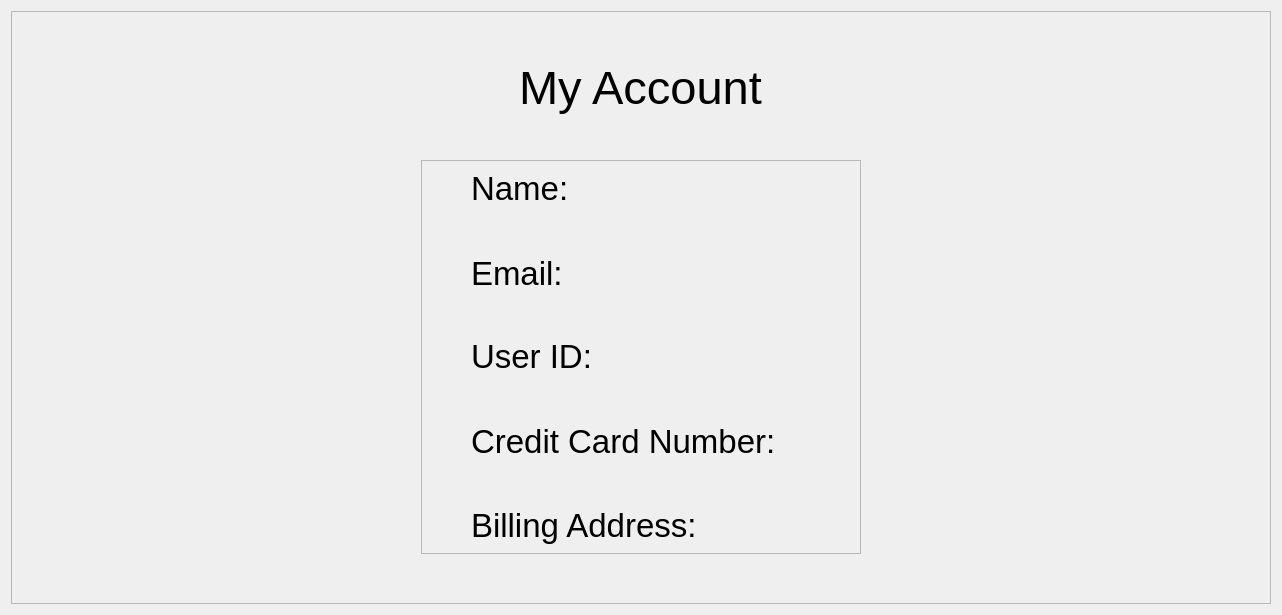
          <widget class="QWidget" name="myAccountPage">
           <layout class="QVBoxLayout" name="verticalLayout_25">
            <item>
             <widget class="QFrame" name="frame_49">
              <property name="styleSheet">
               <string notr="true">font-size: 20pt;</string>
              </property>
              <property name="frameShape">
               <enum>QFrame::StyledPanel</enum>
              </property>
              <property name="frameShadow">
               <enum>QFrame::Raised</enum>
              </property>
              <layout class="QGridLayout" name="gridLayout_59">
               <item row="1" column="1" alignment="Qt::AlignHCenter">
                <widget class="QLabel" name="myAccountTitle">
                 <property name="sizePolicy">
                  <sizepolicy hsizetype="MinimumExpanding" vsizetype="Maximum">
                   <horstretch>0</horstretch>
                   <verstretch>0</verstretch>
                  </sizepolicy>
                 </property>
                 <property name="styleSheet">
                  <string notr="true">font-size: 35pt;</string>
                 </property>
                 <property name="text">
                  <string>My Account</string>
                 </property>
                </widget>
               </item>
               <item row="3" column="0">
                <spacer name="horizontalSpacer_13">
                 <property name="orientation">
                  <enum>Qt::Horizontal</enum>
                 </property>
                 <property name="sizeType">
                  <enum>QSizePolicy::Maximum</enum>
                 </property>
                 <property name="sizeHint" stdset="0">
                  <size>
                   <width>400</width>
                   <height>20</height>
                  </size>
                 </property>
                </spacer>
               </item>
               <item row="2" column="1">
                <spacer name="verticalSpacer_8">
                 <property name="orientation">
                  <enum>Qt::Vertical</enum>
                 </property>
                 <property name="sizeHint" stdset="0">
                  <size>
                   <width>20</width>
                   <height>40</height>
                  </size>
                 </property>
                </spacer>
               </item>
               <item row="4" column="1">
                <spacer name="verticalSpacer_7">
                 <property name="orientation">
                  <enum>Qt::Vertical</enum>
                 </property>
                 <property name="sizeHint" stdset="0">
                  <size>
                   <width>20</width>
                   <height>40</height>
                  </size>
                 </property>
                </spacer>
               </item>
               <item row="3" column="2">
                <spacer name="horizontalSpacer_12">
                 <property name="orientation">
                  <enum>Qt::Horizontal</enum>
                 </property>
                 <property name="sizeType">
                  <enum>QSizePolicy::Maximum</enum>
                 </property>
                 <property name="sizeHint" stdset="0">
                  <size>
                   <width>400</width>
                   <height>20</height>
                  </size>
                 </property>
                </spacer>
               </item>
               <item row="0" column="1">
                <spacer name="verticalSpacer_12">
                 <property name="orientation">
                  <enum>Qt::Vertical</enum>
                 </property>
                 <property name="sizeHint" stdset="0">
                  <size>
                   <width>20</width>
                   <height>40</height>
                  </size>
                 </property>
                </spacer>
               </item>
               <item row="3" column="1">
                <widget class="QFrame" name="frame_50">
                 <property name="sizePolicy">
                  <sizepolicy hsizetype="Preferred" vsizetype="Maximum">
                   <horstretch>0</horstretch>
                   <verstretch>0</verstretch>
                  </sizepolicy>
                 </property>
                 <property name="styleSheet">
                  <string notr="true">font-size: 25pt;</string>
                 </property>
                 <property name="frameShape">
                  <enum>QFrame::StyledPanel</enum>
                 </property>
                 <property name="frameShadow">
                  <enum>QFrame::Raised</enum>
                 </property>
                 <layout class="QGridLayout" name="gridLayout_60">
                  <item row="1" column="3">
                   <spacer name="horizontalSpacer_14">
                    <property name="orientation">
                     <enum>Qt::Horizontal</enum>
                    </property>
                    <property name="sizeHint" stdset="0">
                     <size>
                      <width>40</width>
                      <height>20</height>
                     </size>
                    </property>
                   </spacer>
                  </item>
                  <item row="3" column="1">
                   <widget class="QLabel" name="myAccountUserEmailTitle">
                    <property name="text">
                     <string>Email:</string>
                    </property>
                    <property name="wordWrap">
                     <bool>true</bool>
                    </property>
                   </widget>
                  </item>
                  <item row="10" column="2">
                   <widget class="QLabel" name="myAccountUserBillingInfo">
                    <property name="text">
                     <string/>
                    </property>
                    <property name="wordWrap">
                     <bool>true</bool>
                    </property>
                   </widget>
                  </item>
                  <item row="5" column="2">
                   <widget class="QLabel" name="myAccountUserID">
                    <property name="sizePolicy">
                     <sizepolicy hsizetype="Maximum" vsizetype="Maximum">
                      <horstretch>0</horstretch>
                      <verstretch>0</verstretch>
                     </sizepolicy>
                    </property>
                    <property name="text">
                     <string/>
                    </property>
                    <property name="wordWrap">
                     <bool>true</bool>
                    </property>
                   </widget>
                  </item>
                  <item row="1" column="1">
                   <widget class="QLabel" name="myAccountNameTitle">
                    <property name="sizePolicy">
                     <sizepolicy hsizetype="Preferred" vsizetype="Maximum">
                      <horstretch>0</horstretch>
                      <verstretch>0</verstretch>
                     </sizepolicy>
                    </property>
                    <property name="text">
                     <string>Name:</string>
                    </property>
                    <property name="wordWrap">
                     <bool>true</bool>
                    </property>
                   </widget>
                  </item>
                  <item row="2" column="2">
                   <spacer name="verticalSpacer_6">
                    <property name="orientation">
                     <enum>Qt::Vertical</enum>
                    </property>
                    <property name="sizeHint" stdset="0">
                     <size>
                      <width>20</width>
                      <height>40</height>
                     </size>
                    </property>
                   </spacer>
                  </item>
                  <item row="8" column="2">
                   <widget class="QLabel" name="myAccountUserCardInfo">
                    <property name="text">
                     <string/>
                    </property>
                    <property name="wordWrap">
                     <bool>true</bool>
                    </property>
                   </widget>
                  </item>
                  <item row="1" column="2">
                   <widget class="QLabel" name="myAccountName">
                    <property name="sizePolicy">
                     <sizepolicy hsizetype="Maximum" vsizetype="Maximum">
                      <horstretch>0</horstretch>
                      <verstretch>0</verstretch>
                     </sizepolicy>
                    </property>
                    <property name="text">
                     <string/>
                    </property>
                    <property name="wordWrap">
                     <bool>true</bool>
                    </property>
                   </widget>
                  </item>
                  <item row="4" column="2">
                   <spacer name="verticalSpacer_13">
                    <property name="orientation">
                     <enum>Qt::Vertical</enum>
                    </property>
                    <property name="sizeHint" stdset="0">
                     <size>
                      <width>20</width>
                      <height>40</height>
                     </size>
                    </property>
                   </spacer>
                  </item>
                  <item row="8" column="1">
                   <widget class="QLabel" name="myAccountUserCardInfoTitle">
                    <property name="text">
                     <string>Credit Card Number: </string>
                    </property>
                    <property name="wordWrap">
                     <bool>true</bool>
                    </property>
                   </widget>
                  </item>
                  <item row="6" column="2">
                   <spacer name="verticalSpacer_14">
                    <property name="orientation">
                     <enum>Qt::Vertical</enum>
                    </property>
                    <property name="sizeHint" stdset="0">
                     <size>
                      <width>20</width>
                      <height>40</height>
                     </size>
                    </property>
                   </spacer>
                  </item>
                  <item row="3" column="2">
                   <widget class="QLabel" name="myAccountUserEmail">
                    <property name="text">
                     <string/>
                    </property>
                    <property name="wordWrap">
                     <bool>true</bool>
                    </property>
                   </widget>
                  </item>
                  <item row="10" column="1">
                   <widget class="QLabel" name="myAccountUserBillingInfoTitle">
                    <property name="text">
                     <string>Billing Address:</string>
                    </property>
                    <property name="wordWrap">
                     <bool>true</bool>
                    </property>
                   </widget>
                  </item>
                  <item row="5" column="1">
                   <widget class="QLabel" name="myAccountUserIDTitle">
                    <property name="sizePolicy">
                     <sizepolicy hsizetype="Preferred" vsizetype="Maximum">
                      <horstretch>0</horstretch>
                      <verstretch>0</verstretch>
                     </sizepolicy>
                    </property>
                    <property name="text">
                     <string>User ID:</string>
                    </property>
                    <property name="wordWrap">
                     <bool>true</bool>
                    </property>
                   </widget>
                  </item>
                  <item row="9" column="2">
                   <spacer name="verticalSpacer_15">
                    <property name="orientation">
                     <enum>Qt::Vertical</enum>
                    </property>
                    <property name="sizeHint" stdset="0">
                     <size>
                      <width>20</width>
                      <height>40</height>
                     </size>
                    </property>
                   </spacer>
                  </item>
                  <item row="5" column="0">
                   <spacer name="horizontalSpacer_15">
                    <property name="orientation">
                     <enum>Qt::Horizontal</enum>
                    </property>
                    <property name="sizeHint" stdset="0">
                     <size>
                      <width>40</width>
                      <height>20</height>
                     </size>
                    </property>
                   </spacer>
                  </item>
                 </layout>
                </widget>
               </item>
              </layout>
             </widget>
            </item>
           </layout>
          </widget>
